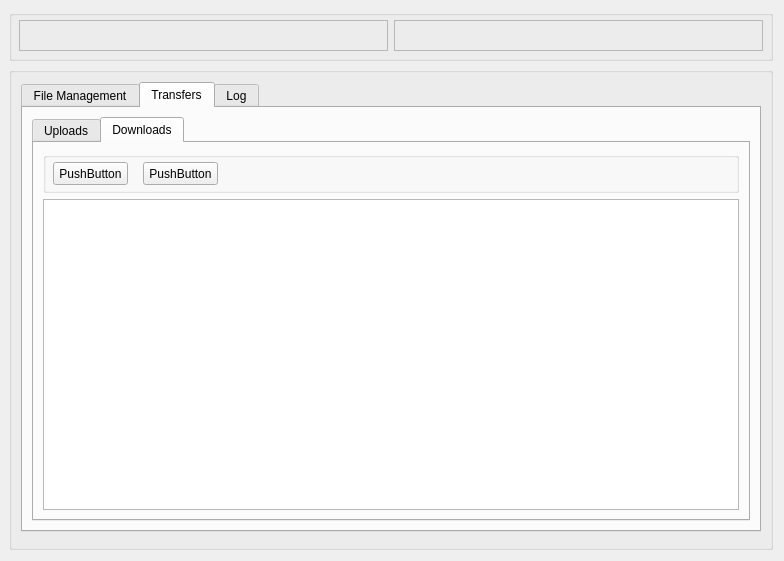
<?xml version="1.0" encoding="UTF-8"?>
<ui version="4.0">
 <class>FMgr</class>
 <widget class="QWidget" name="FMgr">
  <property name="geometry">
   <rect>
    <x>0</x>
    <y>0</y>
    <width>784</width>
    <height>561</height>
   </rect>
  </property>
  <property name="windowTitle">
   <string>FMgr</string>
  </property>
  <layout class="QVBoxLayout" name="verticalLayout">
   <property name="leftMargin">
    <number>9</number>
   </property>
   <property name="topMargin">
    <number>10</number>
   </property>
   <item>
    <widget class="QGroupBox" name="groupBox">
     <property name="enabled">
      <bool>true</bool>
     </property>
     <property name="minimumSize">
      <size>
       <width>0</width>
       <height>51</height>
      </size>
     </property>
     <property name="maximumSize">
      <size>
       <width>16777215</width>
       <height>51</height>
      </size>
     </property>
     <property name="title">
      <string/>
     </property>
     <property name="flat">
      <bool>false</bool>
     </property>
     <property name="checkable">
      <bool>false</bool>
     </property>
     <widget class="QFrame" name="frame">
      <property name="geometry">
       <rect>
        <x>10</x>
        <y>10</y>
        <width>369</width>
        <height>31</height>
       </rect>
      </property>
      <property name="maximumSize">
       <size>
        <width>16777215</width>
        <height>31</height>
       </size>
      </property>
      <property name="frameShape">
       <enum>QFrame::StyledPanel</enum>
      </property>
      <property name="frameShadow">
       <enum>QFrame::Raised</enum>
      </property>
      <property name="lineWidth">
       <number>0</number>
      </property>
     </widget>
     <widget class="QFrame" name="frame_2">
      <property name="geometry">
       <rect>
        <x>385</x>
        <y>10</y>
        <width>369</width>
        <height>31</height>
       </rect>
      </property>
      <property name="frameShape">
       <enum>QFrame::StyledPanel</enum>
      </property>
      <property name="frameShadow">
       <enum>QFrame::Raised</enum>
      </property>
     </widget>
    </widget>
   </item>
   <item>
    <widget class="QGroupBox" name="groupBox_2">
     <property name="flat">
      <bool>true</bool>
     </property>
     <layout class="QVBoxLayout" name="verticalLayout_3">
      <item>
       <widget class="QTabWidget" name="tabWidget_Main">
        <property name="currentIndex">
         <number>1</number>
        </property>
        <widget class="QWidget" name="tab_fmgr">
         <attribute name="title">
          <string>File Management</string>
         </attribute>
         <layout class="QVBoxLayout" name="verticalLayout_2">
          <item>
           <widget class="QGroupBox" name="groupBox_3">
            <property name="maximumSize">
             <size>
              <width>16777215</width>
              <height>60</height>
             </size>
            </property>
            <property name="title">
             <string/>
            </property>
            <property name="flat">
             <bool>false</bool>
            </property>
            <layout class="QHBoxLayout" name="horizontalLayout_3">
             <property name="spacing">
              <number>0</number>
             </property>
             <property name="leftMargin">
              <number>0</number>
             </property>
             <property name="topMargin">
              <number>9</number>
             </property>
             <property name="rightMargin">
              <number>0</number>
             </property>
             <property name="bottomMargin">
              <number>0</number>
             </property>
             <item>
              <widget class="QFrame" name="frame_3">
               <property name="frameShape">
                <enum>QFrame::StyledPanel</enum>
               </property>
               <property name="frameShadow">
                <enum>QFrame::Raised</enum>
               </property>
               <layout class="QHBoxLayout" name="horizontalLayout">
                <property name="spacing">
                 <number>15</number>
                </property>
                <property name="bottomMargin">
                 <number>0</number>
                </property>
                <item>
                 <widget class="QComboBox" name="comboBox_drives"/>
                </item>
                <item>
                 <widget class="QLabel" name="label">
                  <property name="text">
                   <string>Local:</string>
                  </property>
                 </widget>
                </item>
                <item>
                 <widget class="QLineEdit" name="txtBox_localpath"/>
                </item>
               </layout>
              </widget>
             </item>
             <item>
              <widget class="QFrame" name="frame_4">
               <property name="frameShape">
                <enum>QFrame::StyledPanel</enum>
               </property>
               <property name="frameShadow">
                <enum>QFrame::Raised</enum>
               </property>
               <layout class="QHBoxLayout" name="horizontalLayout_2">
                <property name="bottomMargin">
                 <number>0</number>
                </property>
                <item>
                 <widget class="QLabel" name="label_2">
                  <property name="text">
                   <string>Remote:</string>
                  </property>
                 </widget>
                </item>
                <item>
                 <widget class="QLineEdit" name="txtBox_remotepath"/>
                </item>
               </layout>
              </widget>
             </item>
            </layout>
           </widget>
          </item>
          <item>
           <widget class="QSplitter" name="splitter">
            <property name="orientation">
             <enum>Qt::Horizontal</enum>
            </property>
            <widget class="QTableView" name="tableView_local">
             <property name="contextMenuPolicy">
              <enum>Qt::CustomContextMenu</enum>
             </property>
             <property name="editTriggers">
              <set>QAbstractItemView::NoEditTriggers</set>
             </property>
             <property name="selectionMode">
              <enum>QAbstractItemView::ExtendedSelection</enum>
             </property>
             <property name="selectionBehavior">
              <enum>QAbstractItemView::SelectRows</enum>
             </property>
             <property name="showGrid">
              <bool>false</bool>
             </property>
             <attribute name="verticalHeaderVisible">
              <bool>false</bool>
             </attribute>
            </widget>
            <widget class="QTableView" name="tableView_remote">
             <property name="contextMenuPolicy">
              <enum>Qt::CustomContextMenu</enum>
             </property>
             <property name="editTriggers">
              <set>QAbstractItemView::NoEditTriggers</set>
             </property>
             <property name="selectionMode">
              <enum>QAbstractItemView::ExtendedSelection</enum>
             </property>
             <property name="selectionBehavior">
              <enum>QAbstractItemView::SelectRows</enum>
             </property>
             <property name="showGrid">
              <bool>false</bool>
             </property>
             <attribute name="verticalHeaderVisible">
              <bool>false</bool>
             </attribute>
            </widget>
           </widget>
          </item>
         </layout>
        </widget>
        <widget class="QWidget" name="tab_transfers">
         <attribute name="title">
          <string>Transfers</string>
         </attribute>
         <layout class="QHBoxLayout" name="horizontalLayout_4">
          <item>
           <widget class="QTabWidget" name="tabWidget_Transfers">
            <property name="currentIndex">
             <number>1</number>
            </property>
            <widget class="QWidget" name="tab_uploads">
             <attribute name="title">
              <string>Uploads</string>
             </attribute>
             <layout class="QVBoxLayout" name="verticalLayout_4">
              <item>
               <widget class="QGroupBox" name="groupBox_4">
                <property name="minimumSize">
                 <size>
                  <width>0</width>
                  <height>41</height>
                 </size>
                </property>
                <property name="maximumSize">
                 <size>
                  <width>16777215</width>
                  <height>51</height>
                 </size>
                </property>
                <property name="title">
                 <string/>
                </property>
                <widget class="QPushButton" name="pushButton">
                 <property name="geometry">
                  <rect>
                   <x>10</x>
                   <y>10</y>
                   <width>75</width>
                   <height>23</height>
                  </rect>
                 </property>
                 <property name="text">
                  <string>PushButton</string>
                 </property>
                </widget>
                <widget class="QPushButton" name="pushButton_2">
                 <property name="geometry">
                  <rect>
                   <x>100</x>
                   <y>10</y>
                   <width>75</width>
                   <height>23</height>
                  </rect>
                 </property>
                 <property name="text">
                  <string>PushButton</string>
                 </property>
                </widget>
               </widget>
              </item>
              <item>
               <widget class="QTableView" name="tableView_uploads">
                <property name="selectionBehavior">
                 <enum>QAbstractItemView::SelectRows</enum>
                </property>
                <attribute name="verticalHeaderDefaultSectionSize">
                 <number>20</number>
                </attribute>
               </widget>
              </item>
             </layout>
            </widget>
            <widget class="QWidget" name="tab_Downloads">
             <attribute name="title">
              <string>Downloads</string>
             </attribute>
             <layout class="QVBoxLayout" name="verticalLayout_6">
              <item>
               <widget class="QGroupBox" name="groupBox_6">
                <property name="minimumSize">
                 <size>
                  <width>0</width>
                  <height>41</height>
                 </size>
                </property>
                <property name="maximumSize">
                 <size>
                  <width>16777215</width>
                  <height>51</height>
                 </size>
                </property>
                <property name="title">
                 <string/>
                </property>
                <widget class="QPushButton" name="pushButton_5">
                 <property name="geometry">
                  <rect>
                   <x>10</x>
                   <y>10</y>
                   <width>75</width>
                   <height>23</height>
                  </rect>
                 </property>
                 <property name="text">
                  <string>PushButton</string>
                 </property>
                </widget>
                <widget class="QPushButton" name="pushButton_6">
                 <property name="geometry">
                  <rect>
                   <x>100</x>
                   <y>10</y>
                   <width>75</width>
                   <height>23</height>
                  </rect>
                 </property>
                 <property name="text">
                  <string>PushButton</string>
                 </property>
                </widget>
               </widget>
              </item>
              <item>
               <widget class="QTableView" name="tableView_downloads"/>
              </item>
             </layout>
            </widget>
           </widget>
          </item>
         </layout>
        </widget>
        <widget class="QWidget" name="tab_log">
         <attribute name="title">
          <string>Log</string>
         </attribute>
         <layout class="QHBoxLayout" name="horizontalLayout_5">
          <item>
           <widget class="QTextEdit" name="textEdit_log">
            <property name="readOnly">
             <bool>true</bool>
            </property>
           </widget>
          </item>
         </layout>
        </widget>
       </widget>
      </item>
      <item>
       <widget class="QFrame" name="frame_status">
        <property name="maximumSize">
         <size>
          <width>16777215</width>
          <height>30</height>
         </size>
        </property>
        <property name="frameShape">
         <enum>QFrame::StyledPanel</enum>
        </property>
        <property name="frameShadow">
         <enum>QFrame::Raised</enum>
        </property>
       </widget>
      </item>
     </layout>
    </widget>
   </item>
  </layout>
 </widget>
 <resources/>
 <connections/>
</ui>
